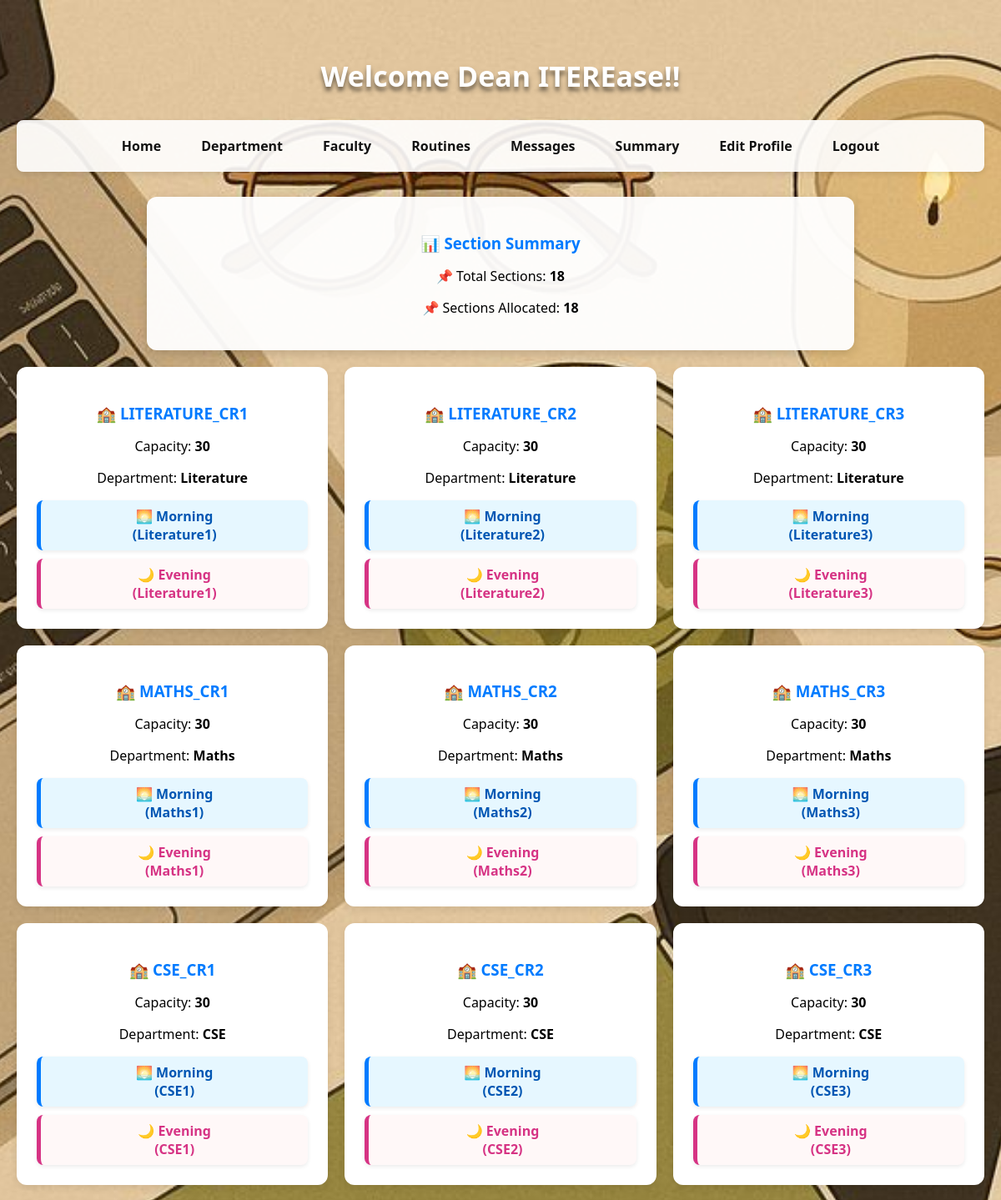
The app's page /deandashboard/1 (upper part) with its own data.
### app.py (models this page shows)
class Teacher(db.Model):
    __tablename__ = 'teacher'
    id = db.Column(db.Integer, primary_key=True, autoincrement=True)
    name = db.Column(db.String(100), nullable=False)
    email = db.Column(db.String(100), unique=True, nullable=False)
    password = db.Column(db.String(255), nullable=False)
    phone = db.Column(db.String(15), unique=True, nullable=False)
    address = db.Column(db.String(255))
    department_id = db.Column(db.Integer, db.ForeignKey('department.id'))
    classroom_id = db.Column(db.Integer, db.ForeignKey('classroom.id'))
    is_dean = db.Column(db.Boolean, default=False)
    workload = db.Column(db.Integer, default=0, nullable=False)
    subjects = db.relationship('Subject', backref='teacher')
    routine_slots = db.relationship('RoutineSlot', back_populates='teacher')

class ClassRoom(db.Model):
    __tablename__ = 'classroom'
    id = db.Column(db.Integer, primary_key=True)
    name = db.Column(db.String(100), nullable=False, unique=True)
    capacity = db.Column(db.Integer, nullable=False, default=30)
    department_id = db.Column(db.Integer, db.ForeignKey('department.id'), nullable=False)
    batches = db.relationship('Batch', backref='classroom')
    students = db.relationship('Student', backref='classroom')
    teachers = db.relationship('Teacher', backref='classroom')

class Department(db.Model):
    __tablename__ = 'department'
    id = db.Column(db.Integer, primary_key=True, autoincrement=True)
    name = db.Column(db.String(100), nullable=False, unique=True)
    teachers = db.relationship('Teacher', backref='department')
    students = db.relationship('Student', backref='department')
    sections = db.relationship('Section', backref='department')
    subjects = db.relationship('Subject', backref='department')
    extra_subjects = db.relationship('ExtraSubject', backref='department')
    classrooms = db.relationship('ClassRoom', backref='department', cascade="all, delete-orphan")

class Batch(db.Model):
    __tablename__ = 'batch'
    id = db.Column(db.Integer, primary_key=True, autoincrement=True)
    name = db.Column(db.String(50), nullable=False)  # Morning/Evening
    classroom_id = db.Column(db.Integer, db.ForeignKey('classroom.id'), nullable=False)
    section_id = db.Column(db.Integer, db.ForeignKey("section.id"), nullable=False)
    section = db.relationship('Section', backref='batches')

class Section(db.Model):
    __tablename__ = 'section'
    id = db.Column(db.Integer, primary_key=True, autoincrement=True)
    name = db.Column(db.String(10), nullable=False)
    department_id = db.Column(db.Integer, db.ForeignKey('department.id'), nullable=False)
    selected_routine = db.Column(db.String(10), nullable=True)
    students = db.relationship('Student', backref='section')
    routines = db.relationship('Routine', backref='section')
    __table_args__ = (
    db.UniqueConstraint('name', 'department_id', name='uq_section_department'),
    )

### app.py (the view)
@app.route('/deandashboard/<id>', methods=['GET', 'POST'])
def deandashboard(id):
    if request.method == 'GET':
        dean = Teacher.query.filter_by(id=int(id)).first()
        if not dean:
            flash("❌ Dean not found.")
            return redirect('/')
        if not dean.is_dean:
            flash("⚠️ Access Denied")
            return redirect("/")
        classrooms = ClassRoom.query.all()
        batches = Batch.query.all()
        sections = Section.query.all()
        departments = Department.query.all()
        allocated_sections = Batch.query.with_entities(Batch.section_id).distinct().count()
        total_sections = len(sections)
        return render_template('deandashboard.html',dean=dean,classrooms=classrooms,batches=batches,sections=sections,departments=departments,allocated_sections=allocated_sections,total_sections=total_sections)

### templates/deandashboard.html (shortened to what this page needs)
<!DOCTYPE html>
<html lang="en">
<head>
</head>
<body>
    <h2>Welcome {{ dean.name }}!!</h2>
    <nav>
        <a href="/deandashboard/{{dean.id}}">Home</a>
        <a href="/departmentdetails/{{dean.id}}">Department</a>
        <a href="/showfaculty/{{dean.id}}">Faculty</a>
        <a href="/routine/{{dean.id}}">Routines</a>
        <a href="/message/{{dean.id}}">Messages</a>
        <a href="/deansummary/{{ dean.id }}">Summary</a>
        <a href="/teditprofile/{{dean.id}}">Edit Profile</a>
        <a href="/logout">Logout</a>
    </nav>
    <div class="card">
        <h3>📊 Section Summary</h3>
        <p>📌 Total Sections: <b>{{ total_sections }}</b></p>
        <p>📌 Sections Allocated: <b>{{ allocated_sections }}</b></p>
    </div>
    <div class="classrooms-container">
      {% for classroom in classrooms %}
        <div class="class-card">
          <h3>🏫 {{ classroom.name }}</h3>
          <p>Capacity: <b>{{ classroom.capacity }}</b></p>
          <p>Department: <b>{{ classroom.department.name }}</b></p>
          <div class="batch-container">
            {% set sorted_batches = classroom.batches|sort(attribute="id") %}
            {% for batch in sorted_batches %}
              <div class="batch {% if 'Morning' in batch.name %}morning{% elif 'Evening' in batch.name %}evening{% endif %}">
                <a href="/show_routine/{{ batch.section.id }}">
                  {% if 'Morning' in batch.name %}🌅 Morning
                  {% elif 'Evening' in batch.name %}🌙 Evening
                  {% else %}🎓 Batch{% endif %}
                  <br> ({{ batch.section.name }})
                </a>
              </div>
            {% else %}
              <p style="color:gray;">No batches assigned</p>
            {% endfor %}
          </div>
        </div>
      {% endfor %}
    </div>
</body>
</html>

### templates/deandashboard.html (style rules this page uses)
body { font-family: 'Segoe UI', Tahoma, Geneva, Verdana, sans-serif; background: url("/static/pic.jpeg") no-repeat center center/cover; margin: 0; padding: 40px 20px; }
h1, h2 { color: #fff; font-size: 34px; margin-bottom: 30px; text-shadow: 0 5px 5px rgba(0,0,0,0.5); text-align: center; }
nav { display: flex; justify-content: center; gap: 20px; margin-bottom: 30px; padding: 12px; background: rgba(255, 255, 255, 0.9); border-radius: 8px; box-shadow: 0 3px 6px rgba(0,0,0,0.1); }
nav a { color: rgb(17, 17, 17); text-decoration: none; font-weight: bold; padding: 8px 14px; border-radius: 6px; transition: background 0.2s; }
.card { background: rgba(255, 255, 255, 0.95); border-radius: 12px; padding: 24px; margin: 20px auto; width: 80%; max-width: 800px; box-shadow: 0 4px 12px rgba(0,0,0,0.15); text-align: center; }
.card h3 { margin-bottom: 16px; color: #007BFF; }
.classrooms-container { display: grid; grid-template-columns: repeat(3, 1fr); gap: 20px; justify-items: center; }
.class-card { background-color: #fff; width: 100%; border-radius: 12px; box-shadow: 0 4px 8px rgba(0,0,0,0.08); padding: 24px; box-sizing: border-box; transition: transform 0.2s; text-align: center; }
.class-card h3 { color: #007BFF; margin-bottom: 10px; }
.batch-container { display: flex; flex-direction: column; gap: 10px; margin-top: 12px; }
.batch { padding: 8px 12px; border-radius: 8px; background: #e9f5ff; color: #0056b3; font-weight: bold; box-shadow: 0 2px 5px rgba(0,0,0,0.08); transition: background 0.2s, color 0.2s; }
.batch a { text-decoration: none; color: inherit; display: block; }
.batch.morning { background: #e6f7ff; border-left: 5px solid #007BFF; }
.batch.evening { background: #fff8f8; border-left: 5px solid #d63384; color: #d63384; }

### records on screen
Teacher: name "Dean ITEREase"
ClassRoom: name "LITERATURE_CR1", capacity "30", department.name "Literature"
Batch: shows "🌅 Morning", section.name "Literature1"
Batch: shows "🌙 Evening", section.name "Literature1"
ClassRoom: name "LITERATURE_CR2", capacity "30", department.name "Literature"
Batch: shows "🌅 Morning", section.name "Literature2"
Batch: shows "🌙 Evening", section.name "Literature2"
ClassRoom: name "LITERATURE_CR3", capacity "30", department.name "Literature"
Batch: shows "🌅 Morning", section.name "Literature3"
Batch: shows "🌙 Evening", section.name "Literature3"
ClassRoom: name "MATHS_CR1", capacity "30", department.name "Maths"
Batch: name "🌅 Morning", section.name "Maths1"
Batch: name "🌙 Evening", section.name "Maths1"
ClassRoom: name "MATHS_CR2", capacity "30", department.name "Maths"
Batch: name "🌅 Morning", section.name "Maths2"
Batch: name "🌙 Evening", section.name "Maths2"
ClassRoom: name "MATHS_CR3", capacity "30", department.name "Maths"
Batch: name "🌅 Morning", section.name "Maths3"
Batch: name "🌙 Evening", section.name "Maths3"
ClassRoom: name "CSE_CR1", capacity "30", department.name "CSE"
Batch: name "🌅 Morning", section.name "CSE1"
Batch: name "🌙 Evening", section.name "CSE1"
ClassRoom: name "CSE_CR2", capacity "30", department.name "CSE"
Batch: name "🌅 Morning", section.name "CSE2"
Batch: name "🌙 Evening", section.name "CSE2"
ClassRoom: name "CSE_CR3", capacity "30", department.name "CSE"
Batch: name "🌅 Morning", section.name "CSE3"
Batch: name "🌙 Evening", section.name "CSE3"

### other values on screen
{{ total_sections }} "18"
{{ allocated_sections }} "18"
